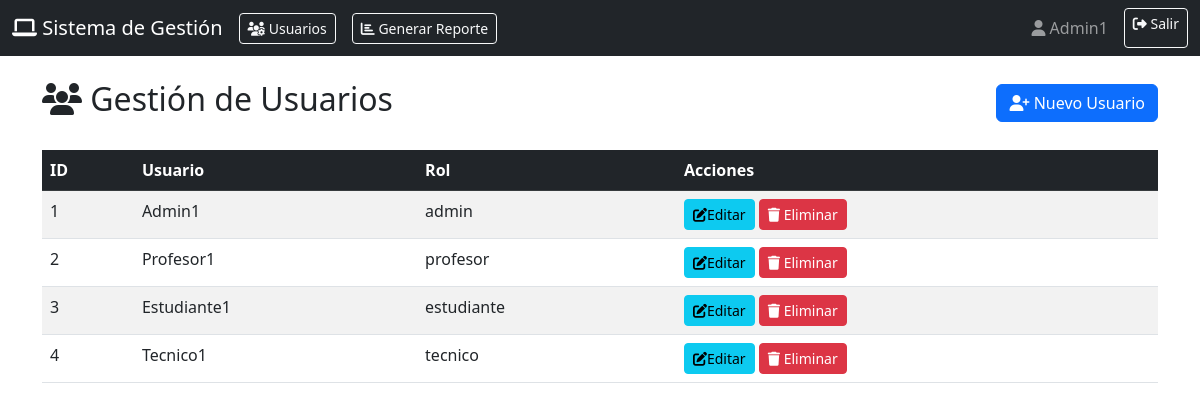
/usuarios (signed in), run on the app's committed database.
### models/Usuario.py (models this page shows, shortened)
class Usuarios(UserMixin, db.Model):
    __tablename__ = 'usuarios'
    id = db.Column(db.Integer, primary_key=True)
    username = db.Column(db.String(80), unique=True, nullable=False)
    password = db.Column(db.Text, nullable=False)
    rol = db.Column(db.String(20), nullable=False, default='estudiante')
    __table_args__ = (
        CheckConstraint("rol IN ('admin', 'profesor', 'estudiante', 'tecnico')", name='check_rol'),
    )

### controllers/usuario_controller.py (the view)
@usuarios_bp.route('/usuarios')
@login_required
@role_required('admin')
def dashboard_usuarios():
    users = Usuarios.query.all()
    return render_template('usuarios.html', users=users)

### app.py (called while the page is built)
@login_manager.user_loader
def load_user(user_id):
    return Usuarios.query.get(int(user_id))

### views/templates/usuarios.html (shortened to what this page needs)
{% extends "base.html" %}
{% block content %}
<div class="d-flex justify-content-between align-items-center mb-4">
    <h2><i class="fas fa-users"></i> Gestión de Usuarios</h2>
    <button class="btn btn-primary" data-bs-toggle="modal" data-bs-target="#createUserModal">
        <i class="fas fa-user-plus"></i> Nuevo Usuario
    </button>
</div>
<table class="table table-striped table-hover">
    <thead class="table-dark">
        <tr>
            <th>ID</th>
            <th>Usuario</th>
            <th>Rol</th>
            <th>Acciones</th>
        </tr>
    </thead>
    <tbody>
        {% for user in users %}
        <tr>
            <td>{{ user.id }}</td>
            <td>{{ user.username }}</td>
            <td>{{ user.rol }}</td>
            <td>
                <button class="btn btn-sm btn-info" onclick="editUser({{ user.id }})">
                    <i class="fas fa-edit"></i>Editar
                </button>
                <form method="POST" action="{{ url_for('usuarios.eliminar_usuario', user_id=user.id) }}"
                      onsubmit="return confirm('¿Eliminar este usuario?')" class="d-inline">
                    <button type="submit" class="btn btn-sm btn-danger">
                        <i class="fas fa-trash"></i> Eliminar
                    </button>
                </form>
            </td>
        </tr>
        {% endfor %}
    </tbody>
</table>
{% endblock %}

### views/templates/base.html (shortened to what this page needs)
<!DOCTYPE html>
<html lang="es">
<head>
    <link href="https://cdnjs.cloudflare.com/ajax/libs/bootstrap/5.3.0/css/bootstrap.min.css" rel="stylesheet">
    <link href="https://cdnjs.cloudflare.com/ajax/libs/font-awesome/6.4.0/css/all.min.css" rel="stylesheet">
    <link rel="stylesheet" href="{{ url_for('static', filename='css/style.css') }}">
</head>
<body>
    {% if current_user.is_authenticated %}
    <nav class="navbar navbar-expand-lg navbar-dark bg-dark">
        <div class="container-fluid">
            <a class="navbar-brand" href="{{ url_for('laboratorio.dashboard') }}">
                <i class="fas fa-laptop"></i> Sistema de Gestión
            </a>
            <div class="d-flex align-items-center">
                {% if current_user.is_authenticated and current_user.rol == 'admin' %}
                <a class="btn btn-outline-light btn-sm me-3" href="{{ url_for('usuarios.dashboard_usuarios') }}">
                    <i class="fas fa-users-cog"></i> Usuarios
                </a>
                {% endif %}
            </div>
            <div class="d-flex align-items-center">
                {% if current_user.is_authenticated and current_user.rol in ['admin','profesor'] %}
                <a class="btn btn-outline-light btn-sm me-3" href="{{ url_for('equipo.generar_reporte_pdf') }}">
                    <i class="fas fa-chart-bar"></i> Generar Reporte
                </a>
                {% endif %}
            </div>
            <div class="navbar-nav ms-auto">
                <span class="navbar-text me-3">
                    <i class="fas fa-user"></i> {{ current_user.username }}
                </span>
                <a class="btn btn-outline-light btn-sm" href="{{ url_for('auth.logout') }}">
                    <i class="fas fa-sign-out-alt"></i> Salir
                </a>
            </div>
        </div>
    </nav>
    {% endif %}
    <div class="container mt-4">
        {% block content %}{% endblock %}
    </div>
</body>
</html>

### data on the page
Usuarios: username "Admin1", id "1", rol "admin"
Usuarios: id "2", username "Profesor1", rol "profesor"
Usuarios: id "3", username "Estudiante1", rol "estudiante"
Usuarios: id "4", username "Tecnico1", rol "tecnico"
